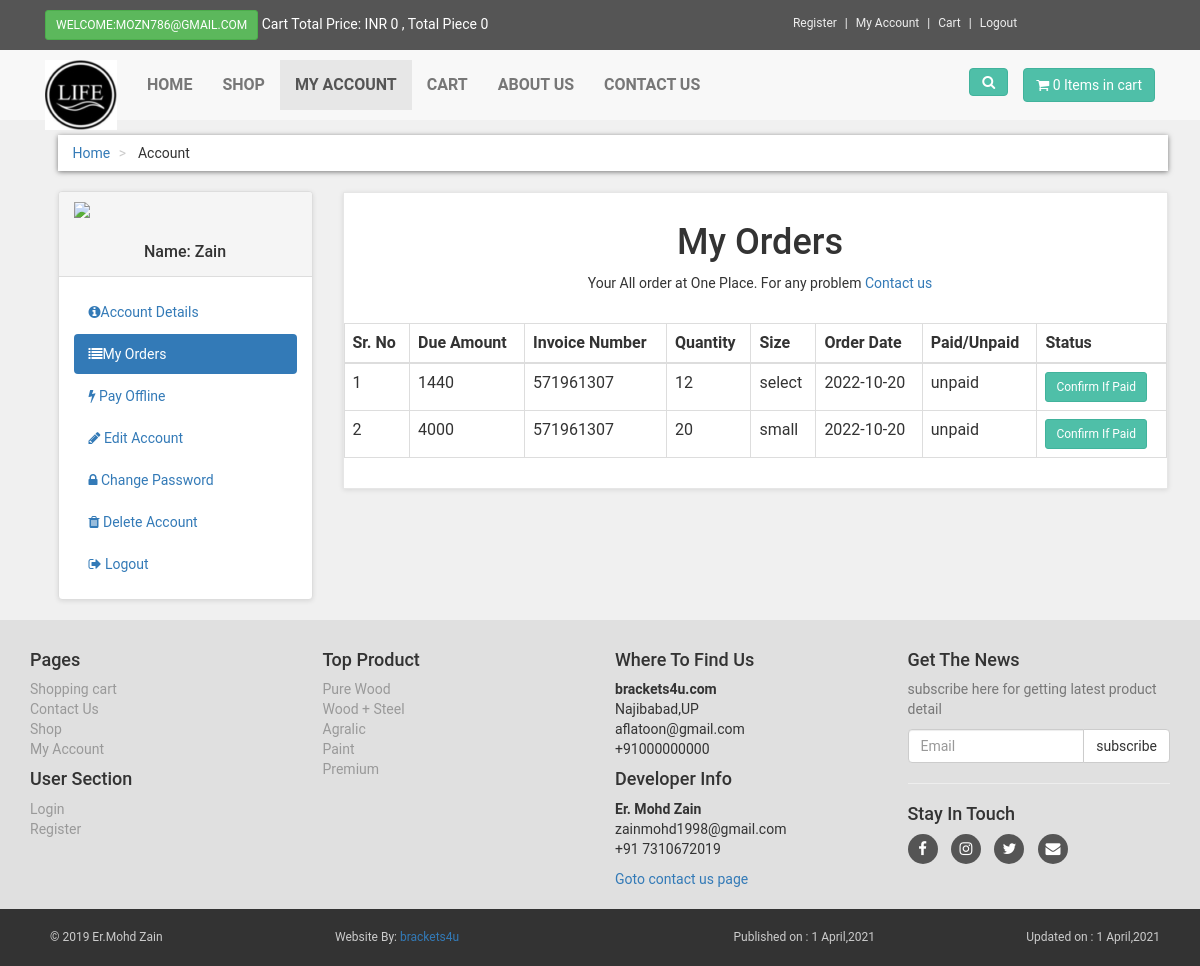
The page /customer/account.php?my_order (signed in) on the database its author committed.
### tables this page shows
CREATE TABLE `customers` (
  `c_id` int NOT NULL AUTO_INCREMENT,
  `c_name` varchar(255) NOT NULL,
  `c_email` varchar(255) NOT NULL,
  `c_pass` varchar(255) NOT NULL,
  `c_country` text NOT NULL,
  `c_city` text NOT NULL,
  `c_contact` varchar(255) NOT NULL,
  `c_add` text NOT NULL,
  `c_image` text NOT NULL,
  `c_ip` varchar(255) NOT NULL,
  PRIMARY KEY (`c_id`)
);

CREATE TABLE `customer_order` (
  `order_id` int NOT NULL AUTO_INCREMENT,
  `c_id` int NOT NULL,
  `p_id` int NOT NULL,
  `due_amount` int NOT NULL,
  `invoice_no` int NOT NULL,
  `qty` int NOT NULL,
  `size` text NOT NULL,
  `order_date` timestamp NOT NULL DEFAULT CURRENT_TIMESTAMP ON UPDATE CURRENT_TIMESTAMP,
  `order_status` text NOT NULL,
  PRIMARY KEY (`order_id`)
);

CREATE TABLE `product_categories` (
  `p_cat_id` int NOT NULL AUTO_INCREMENT,
  `p_cat_title` text NOT NULL,
  `p_cat_desc` text NOT NULL,
  PRIMARY KEY (`p_cat_id`)
);

### customer/my_order.php (the view)
<div class="box">
	<center>
		<h1>
			My Orders
		</h1>
		<p>
			Your All order at One Place. For any problem <a href="../contact.php">Contact us</a>
		</p>
	</center>
	<br>
	<div class="table-responsive">
    	<table class="table table-bordered table-hover">
    		<thead>
    			<tr>
    				<th>Sr. No</th>
    				<th>Due Amount</th>
    				<th>Invoice Number</th>
    				<th>Quantity</th>
                    <th>Size</th>
    				<th>Order Date</th>
    				<th>Paid/Unpaid</th>
                    <th>Status</th>
    			</tr>
    		</thead>
    		<tbody>
                <?php
                $c_session=$_SESSION['email'];
                $get_cust="select * from customers where c_email='$c_session'";
                $run_cust=mysqli_query($con,$get_cust);
                $row_cust=mysqli_fetch_array($run_cust);
                $c_id=$row_cust['c_id'];
                $get_order="select * from customer_order where c_id='$c_id'";
                $run_order=mysqli_query($con,$get_order);
                $i=0;
                while ($row_order=mysqli_fetch_array($run_order)) {
                    $order_id=$row_order['order_id'];
                    $order_due_amount=$row_order['due_amount'];
                    $order_invoice=$row_order['invoice_no'];
                    $order_qty=$row_order['qty'];
                    $order_size=$row_order['size'];
                    $order_date=substr($row_order['order_date'],0,11);
                    $order_status=$row_order['order_status'];
                    $i++;
                    if ($order_status=="pending") {
                        $order_status="unpaid";
                    }else{
                        $order_status="paid";
                    }
                ?>
    			<tr>
    				<td><?php echo $i ?></td>
    				<td><?php echo $order_due_amount ?></td>
    				<td><?php echo $order_invoice ?></td>
    				<td><?php echo $order_qty ?></td>
                    <td><?php echo $order_size ?></td>
    				<td><?php echo $order_date ?></td>
                    <td><?php echo $order_status ?></td>
    				<td><a href="confirm.php?order_id=<?php echo $order_id ?>" target="blank" class="btn btn-primary btn-sm">Confirm If Paid</a></td>
    			</tr>
            <?php } ?>
    		</tbody>
    	</table>
    </div>
</div>

### customer/includes/sidebar.php
<div class="panel panel-default sidebar-menu">
	<div class="panel-heading">
		<?php
		$session_customer=$_SESSION['email'];
		$get_cust="select * from customers where c_email='$session_customer'";
		$run_cust=mysqli_query($con,$get_cust);
		$row_cust=mysqli_fetch_array($run_cust);
		$cust_image=$row_cust['c_image'];
		$cust_name=$row_cust['c_name'];
		if (!isset($_SESSION['email'])) {
		}else{
			echo "
		<center>
			<img src='cimages/$cust_image' class='img-responsive'>
		</center>
		<br>
		<h3 align='center' class='panel-title'>Name: $cust_name</h3>";
		}
		?>
	</div>
	<div class="panel-body">
		<ul class="nav nav-pills nav-stacked">
			<li class="<?php if(isset($_GET['details'])){echo "active";}?>">
				<a href="account.php?details"><i class="fa fa-info-circle"></i>Account Details</a>
			</li>
			<li class="<?php if(isset($_GET['my_order'])){echo "active";}?>">
				<a href="account.php?my_order"><i class="fa fa-list"></i>My Orders</a>
			</li>
			<li class="<?php if(isset($_GET['pay_offline'])){echo "active";}?>">
				<a href="account.php?pay_offline">
                 <i class="fa fa-bolt"></i>
				Pay Offline</a>
			</li>
			<li class="<?php if(isset($_GET['edit_act'])){echo "active";}?>">
				<a href="account.php?edit_act">
                 <i class="fa fa-pencil"></i>
				Edit Account</a>
			</li>
			<li class="<?php if(isset($_GET['change_pass'])){echo "active";}?>">
				<a href="account.php?change_pass">
                 <i class="fa fa-lock"></i>
				Change Password</a>
			</li>
			<li class="<?php if(isset($_GET['del_acc'])){echo "active";}?>">
				<a href="account.php?del_acc">
                 <i class="fa fa-trash"></i>
				Delete Account</a>
			</li>
			<li class="<?php if(isset($_GET['logout'])){echo "active";}?>">
				<a href="logout.php">
                 <i class="fa fa-sign-out"></i>
				Logout</a>
			</li>
		</ul>
	</div>
</div>

### customer/includes/footer.php (shortened to what this page needs)
<div id="footer">
	<div class="container">
		<div class="row">
			<div class="col-md-3 col-sm-6">
				<h4>Pages</h4>
				<ul>
					<li><a href="../cart.php">Shopping cart</a></li>
					<li><a href="../contact.php">Contact Us</a></li>
					<li><a href="../shop.php">Shop</a></li>
					<li><a href="account.php">My Account</a></li>
				</ul>
				<h4>User Section</h4>
				<ul>
					<li><a href="account.php">Login</a></li>
					<li><a href="../register.php">Register</a></li>
				</ul>
			</div>
			<div class="col-md-3 col-sm-6">
				<h4>Top Product</h4>
				<ul>
					<?php
				    $get_p_cats="select * from product_categories";
				    $run_p_cats=mysqli_query($con,$get_p_cats);
				    while ($row_p_cats=mysqli_fetch_array($run_p_cats)) {
				    	$p_cat_id=$row_p_cats['p_cat_id'];
				    	$p_cat_title=$row_p_cats['p_cat_title'];
				    	echo "
				    	<li><a href='shop.php?p_cat=$p_cat_id'>$p_cat_title</a></li>
				    	";
				    }
				    ?>
				</ul>
			</div>
			<div class="col-md-3 col-sm-6">
				<h4>Where To Find Us</h4>
				<p>
					<strong>brackets4u.com</strong>
					<br>Najibabad,UP
					<br>aflatoon@gmail.com
					<br>+91000000000
				</p>
				<h4>Developer Info</h4>
				<p>
					<strong>Er. Mohd Zain</strong>
					<br>zainmohd1998@gmail.com
					<br>+91 7310672019
				</p>
				<a href="contact.php">Goto contact us page</a>
			</div>
			<div class="col-md-3 col-sm-6">
				<h4>Get The News</h4>
				<p class="text-muted">
					subscribe here for getting latest product detail
				</p>
				<form action="" method="post">
					<div class="input-group">
						<input type="text" name="email" class="form-control" placeholder="Email">
						<span class="input-group-btn">
							<input type="submit" class="btn btn-default" value="subscribe">
						</span>
					</div>
				</form>
				<hr>
				<h4>Stay In Touch</h4>
				<p class="social">
					<a href="http://www.facebook.com/zain.rehman.9889"><i class="fa fa-facebook"></i></a>
					<a href="https://www.instagram.com/invites/contact/?i=ct896xo9hluj&utm_content=1mdjcq0"><i class="fa fa-instagram"></i></a>
					<a href="https://twitter.com/mdzain98?s=09"><i class="fa fa-twitter"></i></a>
					<a href="#"><i class="fa fa-envelope"></i></a>
				</p>
			</div>
		</div>
	</div>
</div>
<div id="copyright">
	<div class="container">
		<div class="col-md-3">
			<p class="pull-left">
				&copy; 2019 Er.Mohd Zain
			</p>
		</div>
		<div class="col-md-3">
			<p class="center">
				Website By: <a href="localhost/MaMa/about.php" target="_blank">brackets4u</a>
			</p>
		</div>
		<div class="col-md-3">
			<p class="pull-right">
				Published on : 1 April,2021
			</p>
		</div>
		<div class="col-md-3">
			<p class="pull-right">
				Updated on : 1 April,2021
			</p>
		</div>
	</div>
</div>

### style.css (style rules this page uses)
body { font-family: "Roboto",Helvetica,Arial,sans-sarif; font-size: 14px; line-height: 1.42857143; color: #333333; background-color: #f0f0f0; }
.btn-primary { color: rgb(255, 255, 255); background-color: rgb(79, 191, 168); border-color: rgb(65, 179, 156); }
.box { background:#fff; margin:0 0 30px; border:solid 1px #e6e6e6; padding-top: 10px; box-shadow: 0 1px 5px rgba(0, 0, 0, 0.1); padding-bottom: 10px; }
#content .panel.sidebar-menu { box-sizing: border-box; box-shadow: 0 1px 5px rgba(0, 0, 0, 0.1); }
#content .panel.sidebar-menu h3 { padding: 5px 0; margin: 0; }
#content .box h1 { margin-left: 10px; }
#content .box p { margin-left: 10px; }
#footer { background:#e0e0e0; padding: 20px 0; }
#footer ul { padding-left:0; list-style: none; }
#footer ul a { color: #999999; padding: 20px 0; }
#footer .social { text-align: left; }
#footer .social a { margin:0 10px 0 0; color: #fff; display: inline-block; width: 30px; height: 30px; border-radius: 15px; line-height: 30px; font-size: 15px; text-align: center; transform: all 0.2s ease-out; vertical-align: bottom; background-color: #555555; padding-top: 7px; }
#copyright { background: #333; color: #ccc; padding: 20px; font-size: 12px; }
#copyright p { margin: 0; }

### rows shown on the page
customers: c_name "Zain"
customer_order: due_amount "1440", invoice_no "571961307", qty "12", size "select", order_date "2022-10-20", order_status "unpaid"
customer_order: due_amount "4000", invoice_no "571961307", qty "20", size "small", order_date "2022-10-20", order_status "unpaid"
product_categories: p_cat_title "Pure Wood"
product_categories: p_cat_title "Wood + Steel"
product_categories: p_cat_title "Agralic"
product_categories: p_cat_title "Paint"
product_categories: p_cat_title "Premium"

### other values the page prints
$_SESSION['email'] "MOZN786@GMAIL.COM"
$total "0"
$count "0 0"
